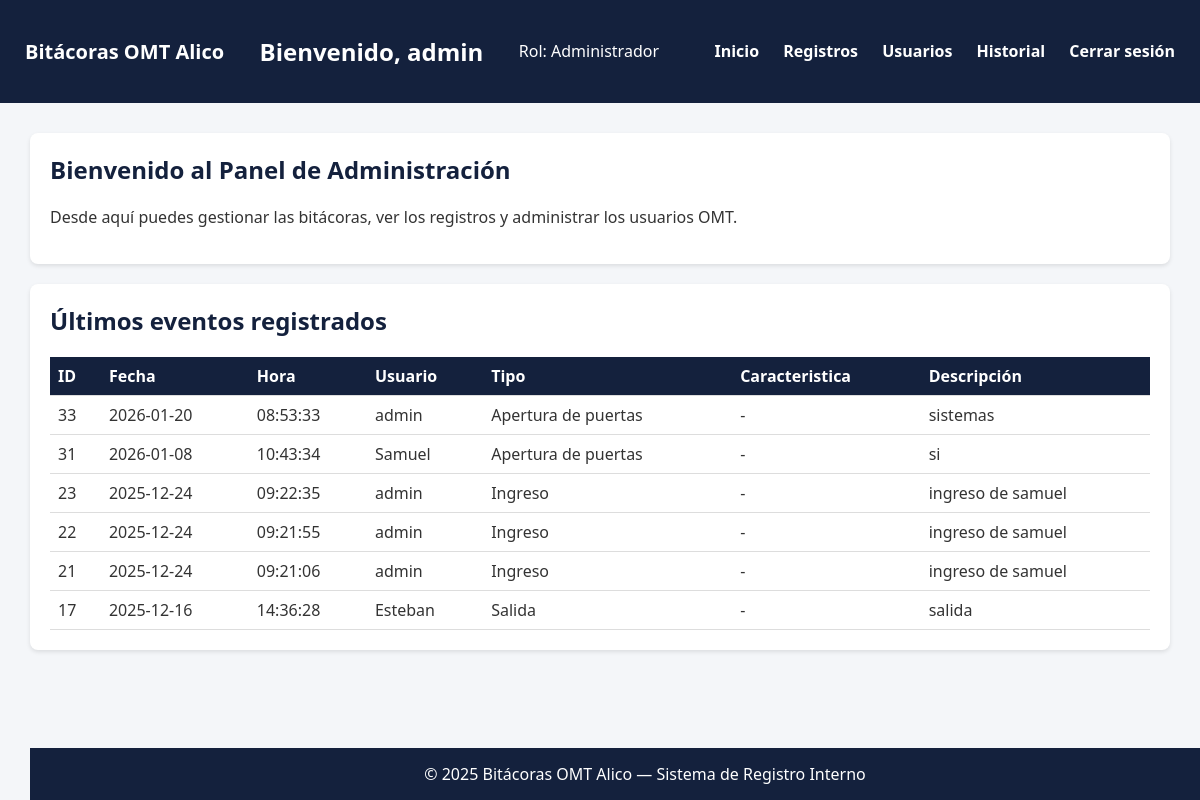
The page /dashboard/ (signed in) on the database its author committed.
### tables this page shows
CREATE TABLE registros (
                    id INTEGER PRIMARY KEY AUTOINCREMENT,
                    usuario TEXT NOT NULL,
                    tipo TEXT NOT NULL,
                    descripcion TEXT NOT NULL,
                    fecha TEXT NOT NULL,
                    hora TEXT NOT NULL
                , subcategoria TEXT);

### routes/dashboard_routes.py (the view)
@dashboard_bp.route('/')
def dashboard():
    if 'usuario' not in session:
        return redirect(url_for('auth.login'))
    from database import get_connection
    conn = get_connection()
    c = conn.cursor()
    c.execute("SELECT id, fecha, hora, usuario, tipo, subcategoria, descripcion FROM registros ORDER BY id DESC LIMIT 10")
    ultimos = c.fetchall()
    conn.close()
    return render_template('dashboard.html', ultimos=ultimos, usuario=session['usuario'], rol=session['rol'])

### database.py (called while the page is built)
def get_connection():
    conn = sqlite3.connect(DB_PATH)
    conn.row_factory = sqlite3.Row
    return conn

### templates/dashboard.html (shortened to what this page needs)
<!DOCTYPE html>
<html lang="es">
<head>
</head>
<body>
  <header>
    <h1>Bitácoras OMT Alico</h1>
    <h2>Bienvenido, {{ usuario }}</h2>
    <p>Rol: {{ rol }}</p>
    <nav>
      <a href="/dashboard">Inicio</a>
      <a href="/registros">Registros</a>
      {% if session['rol'] == 'Administrador' %}
      <a href="/usuarios">Usuarios</a>
      {% endif %}
      <a href="/historial">Historial</a>
      <a href="/logout">Cerrar sesión</a>
    </nav>
  </header>
  <div class="container">
    <div class="card">
      <h2>Bienvenido al Panel de Administración</h2>
      <p>Desde aquí puedes gestionar las bitácoras, ver los registros y administrar los usuarios OMT.</p>
    </div>
    <div class="card">
  <h2>Últimos eventos registrados</h2>
  {% if ultimos %}
  <table>
    <thead>
      <tr>
        <th>ID</th>
        <th>Fecha</th>
        <th>Hora</th>
        <th>Usuario</th>
        <th>Tipo</th>
        <th>Caracteristica</th>
        <th>Descripción</th>
      </tr>
    </thead>
    <tbody>
      {% for r in ultimos %}
      <tr>
        <td>{{ r[0] }}</td>
        <td>{{ r[1] }}</td>
        <td>{{ r[2] }}</td>
        <td>{{ r[3] }}</td>
        <td>{{ r[4] }}</td>
        <td>{{ r[5] if r[5] else '-' }}</td>
        <td>{{ r[6] }}</td>
      </tr>
      {% endfor %}
    </tbody>
  </table>
  {% else %}
  <p>No hay registros recientes.</p>
  {% endif %}
</div>
  <footer>
    © 2025 Bitácoras OMT Alico — Sistema de Registro Interno
  </footer>
</body>
</html>

### templates/dashboard.html (style rules this page uses)
body { margin: 0; font-family: 'Segoe UI', sans-serif; background-color: #f4f6f9; color: #333; }
header { background-color: #14213d; color: white; padding: 15px 25px; display: flex; justify-content: space-between; align-items: center; }
header h1 { font-size: 20px; margin: 0; }
nav a { color: white; margin-left: 20px; text-decoration: none; font-weight: bold; }
.container { padding: 30px; }
.card { background: white; padding: 20px; border-radius: 8px; box-shadow: 0 2px 4px rgba(0,0,0,0.1); margin-bottom: 20px; }
.card h2 { margin-top: 0; color: #14213d; }
table { width: 100%; border-collapse: collapse; }
th, td { border-bottom: 1px solid #ddd; padding: 8px; text-align: left; }
th { background: #14213d; color: white; }
footer { text-align: center; padding: 15px; background: #14213d; color: white; position: fixed; bottom: 0; width: 100%; }

### rows shown on the page
registros: id "33", fecha "2026-01-20", hora "08:53:33", usuario "admin", tipo "Apertura de puertas", r "-", descripcion "sistemas"
registros: id "31", fecha "2026-01-08", hora "10:43:34", usuario "Samuel", tipo "Apertura de puertas", r "-", descripcion "si"
registros: id "23", fecha "2025-12-24", hora "09:22:35", usuario "admin", tipo "Ingreso", r "-", descripcion "ingreso de samuel"
registros: id "22", fecha "2025-12-24", hora "09:21:55", usuario "admin", tipo "Ingreso", r "-", descripcion "ingreso de samuel"
registros: id "21", fecha "2025-12-24", hora "09:21:06", usuario "admin", tipo "Ingreso", r "-", descripcion "ingreso de samuel"
registros: id "17", fecha "2025-12-16", hora "14:36:28", usuario "Esteban", tipo "Salida", r "-", descripcion "salida"

### other values the page prints
{{ usuario }} "admin"
{{ rol }} "Administrador"
